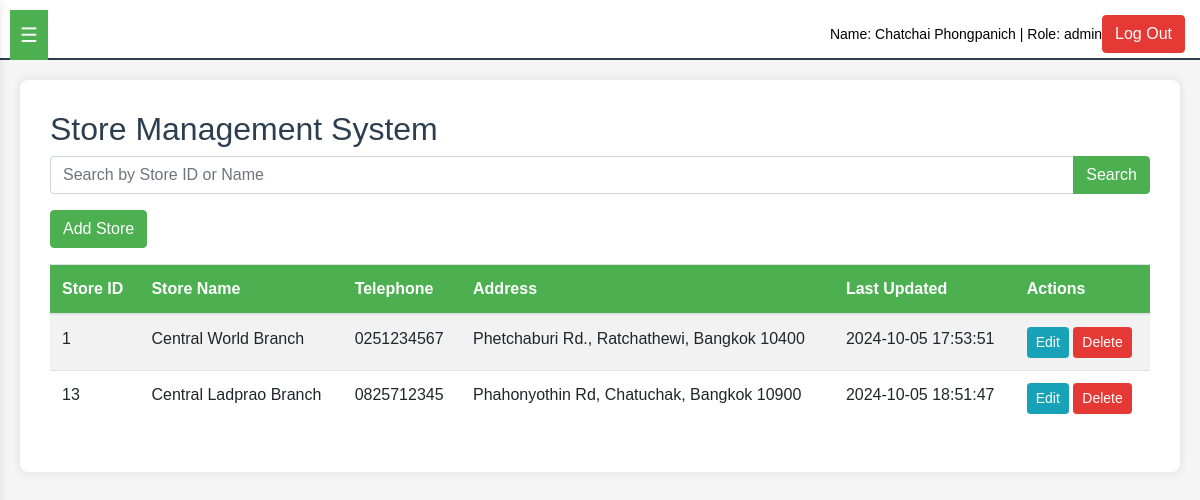
/page/admin/manage_store.php (signed in), run on an earlier commit of the app's database.
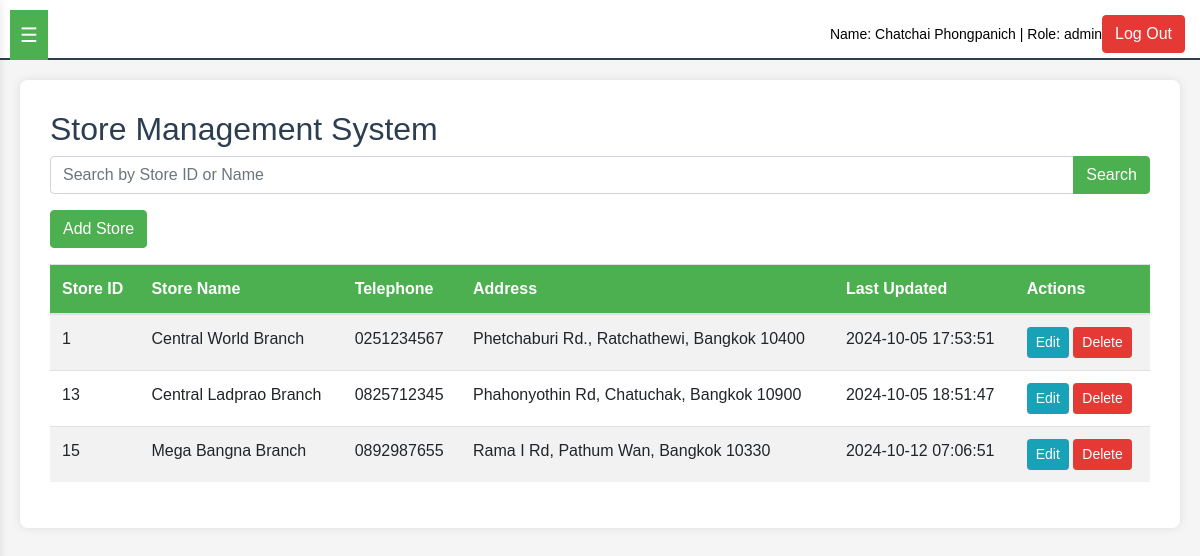
And on a later commit of the database.
### tables this page shows
CREATE TABLE `stores` (
  `store_id` int(11) NOT NULL,
  `store_name` varchar(255) NOT NULL,
  `location_id` int(11) NOT NULL,
  `tel_store` char(10) NOT NULL,
  `update_at` timestamp NOT NULL DEFAULT current_timestamp() ON UPDATE current_timestamp()
);

CREATE TABLE `address` (
  `location_id` int(11) NOT NULL,
  `street` varchar(255) DEFAULT NULL,
  `district` varchar(255) DEFAULT NULL,
  `province` varchar(255) DEFAULT NULL,
  `postal_code` varchar(10) DEFAULT NULL,
  `update_at` timestamp NOT NULL DEFAULT current_timestamp() ON UPDATE current_timestamp()
);

### page/admin/manage_store.php (the view, shortened to what this page needs)
<?php
include('../../config/db.php');
$user_id = $_SESSION['user_id'];
$query = "SELECT u.name, u.surname, u.role, u.store_id, s.store_name
          FROM users u
          LEFT JOIN stores s ON u.store_id = s.store_id
          WHERE u.user_id = ?";
$stmt = $conn->prepare($query);
$stmt->bind_param("i", $user_id);
$stmt->execute();
$result = $stmt->get_result();
if ($result->num_rows > 0) {
    $user = $result->fetch_assoc();
    $name = $user['name'];
    $surname = $user['surname'];
    $role = $user['role'];
} else {
    header("Location: login.php");
    exit();
}
$search = isset($_GET['search']) ? $_GET['search'] : '';
$search_param = "%$search%";
$search_query = "SELECT s.store_id, s.store_name, s.tel_store, s.update_at,
                        a.street, a.district, a.province, a.postal_code
                 FROM stores s
                 JOIN address a ON s.location_id = a.location_id
                 WHERE (s.store_id LIKE ? OR s.store_name LIKE ?)";
$stmt = $conn->prepare($search_query);
$stmt->bind_param("ss", $search_param, $search_param);
$stmt->execute();
$search_result = $stmt->get_result()->fetch_all(MYSQLI_ASSOC);
?>
<!DOCTYPE html>
<html lang="en">
<head>
    <link rel="stylesheet" href="https://stackpath.bootstrapcdn.com/bootstrap/4.5.2/css/bootstrap.min.css">
    <link rel="stylesheet" href="./respontive.css">
</head>
<body>
    <button id="menu-toggle">☰</button>
    <header id="banner">
        <a id="user-info">Name: <?php echo $name . ' ' . $surname; ?> | Role: <?php echo $role; ?></a>
        <button class="btn btn-danger" onclick="window.location.href='../../auth/logout.php'">Log Out</button>
    </header>
    <div class="container-fluid" id="main-content">
        <h2>Store Management System</h2>
        <form action="" method="GET" class="mb-3">
            <div class="input-group">
                <input type="text" class="form-control" placeholder="Search by Store ID or Name" name="search" value="<?php echo htmlspecialchars($search); ?>">
                <div class="input-group-append">
                    <button class="btn btn-primary" type="submit">Search</button>
                </div>
            </div>
        </form>
        <button type="button" class="btn btn-primary mb-3" data-toggle="modal" data-target="#addStoreModal">
            Add Store
        </button>
        <div class="table-responsive">
        <?php if (count($search_result) > 0): ?>
            <table class="table table-striped">
                <thead>
                    <tr>
                        <th>Store ID</th>
                        <th>Store Name</th>
                        <th>Telephone</th>
                        <th>Address</th>
                        <th>Last Updated</th>
                        <th>Actions</th>
                    </tr>
                </thead>
                <tbody>
                    <?php foreach ($search_result as $store): ?>
                    <tr>
                        <td><?php echo $store['store_id']; ?></td>
                        <td><?php echo $store['store_name']; ?></td>
                        <td><?php echo $store['tel_store']; ?></td>
                        <td>
                            <?php
                            echo $store['street'] . ', ' . $store['district'] . ', ' .
                                 $store['province'] . ' ' . $store['postal_code'];
                            ?>
                        </td>
                        <td><?php echo $store['update_at']; ?></td>
                        <td>
                            <button type="button" class="btn btn-sm btn-info edit-store" data-toggle="modal" data-target="#editStoreModal"
                                    data-store='<?php echo json_encode($store); ?>'>Edit</button>
                            <button type="button" class="btn btn-sm btn-danger delete-store" data-store-id="<?php echo $store['store_id']; ?>">Delete</button>
                        </td>
                    </tr>
                    <?php endforeach; ?>
                </tbody>
            </table>
        <?php else: ?>
        <div class="alert alert-warning mt-3">
            ไม่พบสาขาที่ตรงกับคำค้นหา "<?php echo htmlspecialchars($search); ?>"
        </div>
        <?php endif; ?>
        </div>
    </div>
</body>
</html>

What changed in the data, as far as the page shows it:
added stores: store_id "15", store_name "Mega Bangna Branch", tel_store "0892987655", location.street "Rama I Rd", location.district "Pathum Wan", location.province "Bangkok", location.postal_code "10330", update_at "2024-10-12 07:06:51"
